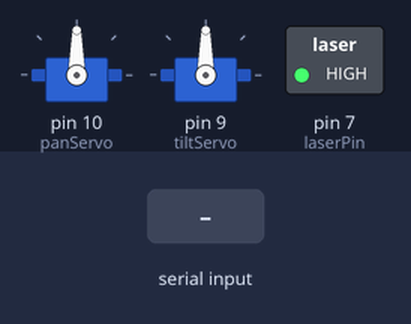
Simulated run of this sketch. Board: Arduino Uno, built with avr-gcc and run on an emulated ATmega328P. On the bench: 2 × servo, switched loads named in the sketch (green lamp = pin HIGH). Inputs (shaded band) come from the test bench.

Above: at 1.2 s.
1.3 s: "90,45\n" received over Serial
At 2.3 s:
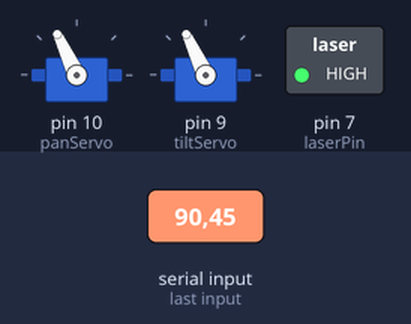
3.3 s: "30,150\n" received over Serial
At 3.47 s:
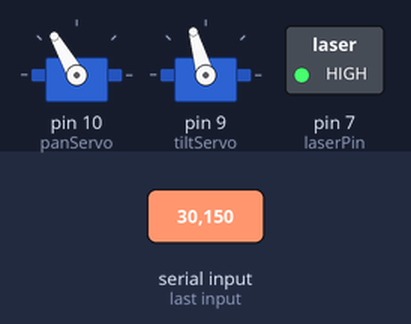
Timing chart, 0 to 6.3 s (numbered marks = the images above; inputs shaded):
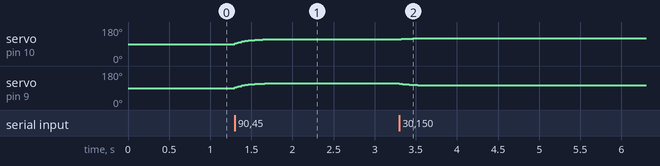

The sketch:

apriltag_servo.ino
```cpp
#include <Servo.h>

Servo panServo;  // Pan os (X) na pinu 9
Servo tiltServo; // Tilt os (Y) na pinu 10

const int laserPin = 7;

// Spremenljivke za pozicijo
float currentPan = 90.0;
float currentTilt = 90.0;
float targetPan = 90.0;
float targetTilt = 90.0;

// Shranjevanje zadnjih koordinat za mrtvo območje
int last_x_pixel = 320;
int last_y_pixel = 240;

// Kalibracija - prilagodi glede na tvojo nastavitev
int pan_min = 125;   // Kot ko je X = 0
int pan_max = 58;    // Kot ko je X = 640
int tilt_min = 100;
int tilt_max = 50;

// Mrtvo območje (Deadband) - število pikslov, ki jih ignoriramo
int deadband = 4;

int pan_offset = 0;   // tune this: + moves laser right, - moves left
int tilt_offset = 20;  // tune this: + moves laser down, - moves up

// Glajenje premikanja (Smoothing)
float smoothing = 0.15;
unsigned long lastSmoothUpdate = 0;
const unsigned long smoothInterval = 20; // Posodobitev na 20ms (50 Hz)

// Funkcija za preračun pikslov v kote
float floatMap(float x, float inMin, float inMax, float outMin, float outMax) {
  return (x - inMin) * (outMax - outMin) / (inMax - inMin) + outMin;
}

void setup() {
  Serial.begin(115200);
  Serial.setTimeout(5); // Hitra odzivnost serijske povezave

  panServo.attach(10);
  tiltServo.attach(9);

  // Postavi servomotorje na sredino ob zagonu
  panServo.write(90);
  tiltServo.write(90);

  pinMode(laserPin, OUTPUT);
  digitalWrite(laserPin, HIGH);
}

void loop() {
  // Preveri, če so prišli novi podatki iz računalnika
  if (Serial.available() > 0) {
    String data = Serial.readStringUntil('\n');
    data.trim();

    int commaIndex = data.indexOf(',');

    // Preveri, če je prejeti niz pravilen
    if (commaIndex > 0) {
      int x_pixel = data.substring(0, commaIndex).toInt();
      int y_pixel = data.substring(commaIndex + 1).toInt();

      // Mrtvo območje: posodobi cilj le, če je premik večji od deadband-a
      if (abs(x_pixel - last_x_pixel) > deadband || abs(y_pixel - last_y_pixel) > deadband) {

        // Izračunaj nove ciljne kote
        targetPan  = floatMap(x_pixel, 0, 640, pan_min, pan_max)  + pan_offset;
        targetTilt = floatMap(y_pixel, 0, 480, tilt_min, tilt_max) + tilt_offset;

        // Shrani zadnje piksle
        last_x_pixel = x_pixel;
        last_y_pixel = y_pixel;
      }
    }
  }

  // Glajenje in premikanje servomotorjev neodvisno od hitrosti Seriala
  unsigned long now = millis();
  if (now - lastSmoothUpdate >= smoothInterval) {
    lastSmoothUpdate = now;

    // Postopno premikanje proti cilju (Smoothing)
    currentPan = (targetPan * smoothing) + (currentPan * (1.0 - smoothing));
    currentTilt = (targetTilt * smoothing) + (currentTilt * (1.0 - smoothing));


    // Premik servomotorjev z varnostno omejitvijo
    panServo.write((int)constrain(currentPan, 10, 170));
    tiltServo.write((int)constrain(currentTilt, 10, 170));
  }
}
```

Measured:
- after the input at 1.3 s, servo on pin 10 (panServo): moves from 90° to 115° over 0.46 s, starting at once; servo on pin 9 (tiltServo): moves from 90° to 115° over 0.54 s, starting at once
- after the input at 3.3 s, servo on pin 10 (panServo): 115° → 119° at once, → 120° 0.16 s later, → 121° 0.08 s later; servo on pin 9 (tiltServo): 115° → 106° at once, → 105° 0.22 s later, → 104° 0.12 s later
